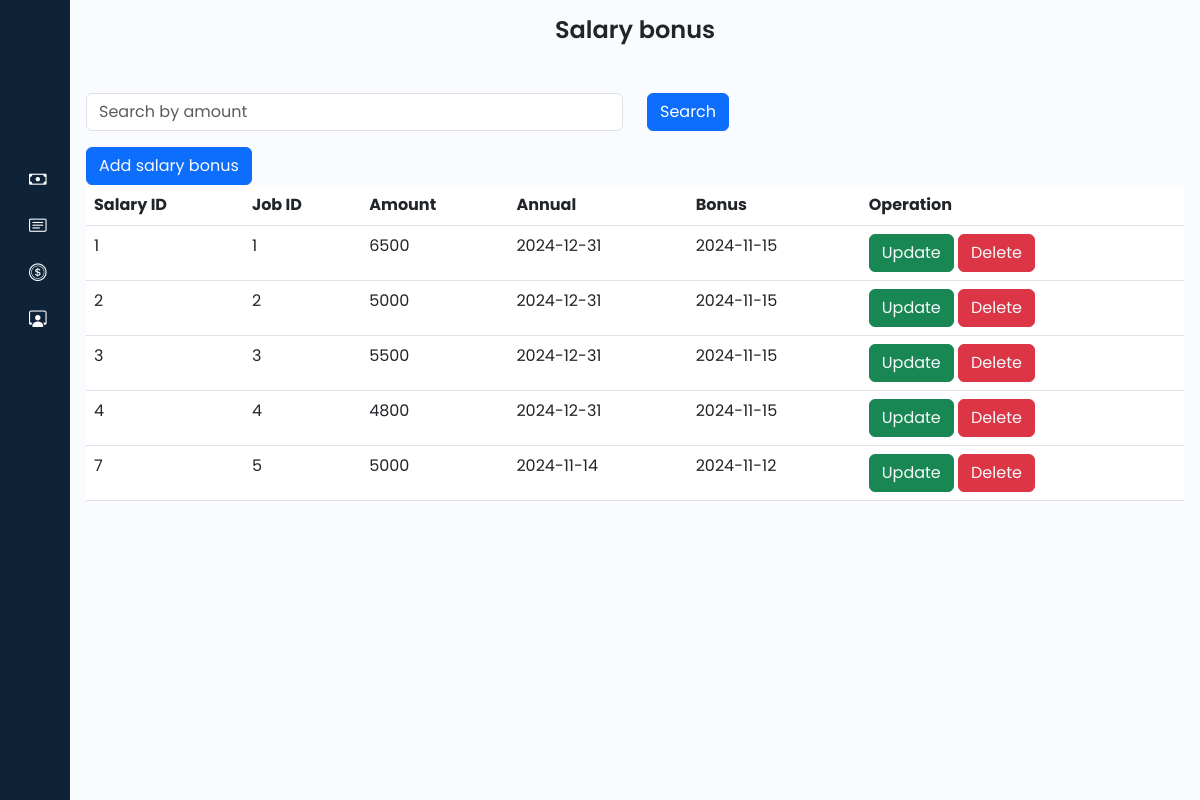
Page /admin/salaryBonus.php on the committed database.
### tables this page shows
CREATE TABLE `salary_bonus` (
  `salary_ID` int(11) NOT NULL,
  `job_ID` int(11) DEFAULT NULL,
  `amount` int(11) DEFAULT NULL,
  `annual` date DEFAULT NULL,
  `bonus` date DEFAULT NULL
);

### admin/salaryBonus.php (the view, shortened to what this page needs)
<?php
@include '../connection/connect.php';
$select = "SELECT * FROM salary_bonus";
$result = mysqli_query($con, $select);
?>
<!DOCTYPE html>
<html lang="en">
<head>
    <link href="https://cdn.lineicons.com/4.0/lineicons.css" rel="stylesheet" />
    <link href="https://cdn.jsdelivr.net/npm/bootstrap@5.3.0-alpha3/dist/css/bootstrap.min.css" rel="stylesheet"
>
    <link rel="stylesheet" href="https://cdn.jsdelivr.net/npm/bootstrap-icons@1.11.3/font/bootstrap-icons.min.css">
    <link rel="stylesheet" href="style/style.css">
</head>
<body>
    <div class="wrapper">
        <?php include 'sidebar.php'; ?>
        <div class="main p-3">
            <div class="text-center mb-5">
                <h1>
                    Salary bonus
                </h1>
            </div>
            <form method="post">
                <div class="row mb-3">
                    <div class="col-sm">
                        <input type="text" name="search_keyword" class="form-control" placeholder="Search by amount" value="<?php echo isset($search_keyword) ? $search_keyword : ''; ?>">
                    </div>
                    <div class="col-sm">
                        <button type="submit" name="search" class="btn btn-primary">Search</button>
                    </div>
                </div>
            </form>
            <button class="btn btn-primary">
                <a href="operation/salaryBonus/create.php" class="text-light">Add salary bonus</a>
            </button>
            <table class="table table-inverse">
            <thead>
                <tr>
                    <th>Salary ID</th>
                    <th>Job ID</th>
                    <th>Amount</th>
                    <th>Annual</th>
                    <th>Bonus</th>
                    <th>Operation</th>
                </tr>
            </thead>
            <tbody>
                <?php
                if ($result) {
                    while ($row = mysqli_fetch_assoc($result)) {
                        $salary_ID = $row['salary_ID'];
                        $job_ID = $row['job_ID'];
                        $amount = $row['amount'];
                        $annual = $row['annual'];
                        $bonus = $row['bonus'];
                        echo '<tr>
                            <td>'.$salary_ID.' </td>
                            <td>'.$job_ID.' </td>
                            <td>'.$amount.' </td>
                            <td>'.$annual.' </td>
                            <td>'.$bonus.' </td>
                            <td>
                                <button class="btn btn-success"><a href="operation/salaryBonus/update.php?updatesalary_ID='.$salary_ID.'" class="text-light">Update</a></button>
                                <button class="btn btn-danger"><a href="operation/salaryBonus/delete.php?deletesalary_ID='.$salary_ID.'" class="text-light">Delete</a></button>
                            </td>
                        </tr>';
                    }
                }
                ?>
            </tbody>
            </table>
        </div>
    </div>
</body>
</html>

### admin/style/style.css (style rules this page uses)
a { text-decoration: none; }
h1 { font-weight: 600; font-size: 1.5rem; }
body { font-family: 'Poppins', sans-serif; }
.wrapper { display: flex; }
.main { min-height: 100vh; width: 100%; overflow: hidden; transition: all 0.35s ease-in-out; background-color: #fafbfe; }

### rows in the picture
salary_bonus: salary_ID "1", job_ID "1", amount "6500", annual "2024-12-31", bonus "2024-11-15"
salary_bonus: salary_ID "2", job_ID "2", amount "5000", annual "2024-12-31", bonus "2024-11-15"
salary_bonus: salary_ID "3", job_ID "3", amount "5500", annual "2024-12-31", bonus "2024-11-15"
salary_bonus: salary_ID "4", job_ID "4", amount "4800", annual "2024-12-31", bonus "2024-11-15"
salary_bonus: salary_ID "7", job_ID "5", amount "5000", annual "2024-11-14", bonus "2024-11-12"
